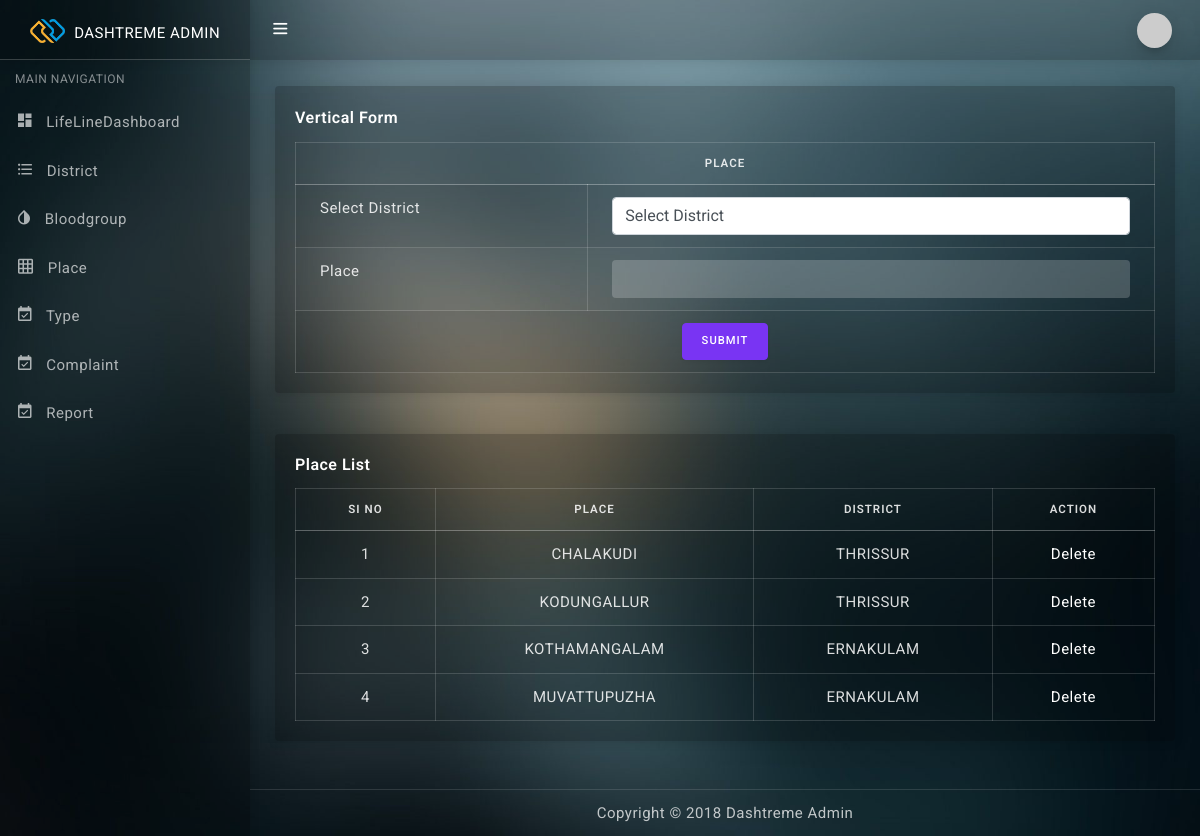
Page /Project/Admin/place.php on the committed database.
### tables this page shows
CREATE TABLE `tbl_place` (
  `place_id` int(11) NOT NULL,
  `place_name` varchar(30) NOT NULL,
  `district_id` varchar(10) NOT NULL
);

CREATE TABLE `tbl_district` (
  `district_id` int(11) NOT NULL,
  `district_name` varchar(100) NOT NULL
);

### Project/Admin/place.php (the view, shortened to what this page needs)
<?php
include('Head.php');
?>
<!DOCTYPE html PUBLIC "-//W3C//DTD XHTML 1.0 Transitional//EN" "http://www.w3.org/TR/xhtml1/DTD/xhtml1-transitional.dtd">
<html xmlns="http://www.w3.org/1999/xhtml">
<head>
</head>
<body>
  <?php
  include("../Assets/Connection/connection.php");
  ?>
  <div class="row mt-3">
    <div class="col-lg-12">
      <div class="card">
        <div class="card-body">
          <div class="card-title">Vertical Form</div>
          <form id="form1" name="form1" method="post" action="Place.php">
            <table class="table table-bordered table-striped">
              <thead>
                <tr>
                  <th colspan="2" class="text-center">Place</th>
                </tr>
              </thead>
              <tbody>
                <tr>
                  <td>Select District</td>
                  <td>
                    <select name="sel_district" id="txt_chkbox" class="form-select form-select-lg">
                      <option>Select District</option>
                    </select>
                  </td>
                </tr>
                <tr>
                  <td>Place</td>
                  <td>
                    <input type="text" name="txt_place" id="txt_place" class="form-control" />
                  </td>
                </tr>
                <tr>
                  <td colspan="2" class="text-center">
                    <input type="submit" name="btn_submit" id="btn_submit" class="btn btn-primary" value="Submit" />
                  </td>
                </tr>
              </tbody>
            </table>
          </form>
        </div>
      </div>
    </div>
  </div>
  <div class="row mt-3">
    <div class="col-lg-12">
      <div class="card">
        <div class="card-body">
          <h5 class="card-title">Place List</h5>
          <form action="Place.php" method="get">
            <div class="table-responsive">
              <table class="table table-bordered table-striped">
                <thead>
                  <tr>
                    <th class="text-center">SI NO</th>
                    <th class="text-center">PLACE</th>
                    <th class="text-center">DISTRICT</th>
                    <th class="text-center">ACTION</th>
                  </tr>
                </thead>
                <tbody>
                  <?php
                  $dis = "select * from tbl_place p inner join tbl_district d on d.district_id = p.district_id";
                  $result = $Conn->query($dis);
                  $i = 0;
                  while ($data = $result->fetch_assoc()) {
                    $i++;
                  ?>
                    <tr>
                      <td class="text-center"><?php echo $i; ?></td>
                      <td class="text-center"><?php echo $data['place_name']; ?></td>
                      <td class="text-center"><?php echo $data['district_name']; ?></td>
                      <td class="text-center">
                        <a href="Place.php?did=<?php echo $data['place_id']; ?>" class="action-link">Delete</a>
                      </td>
                    </tr>
                  <?php
                  }
                  ?>
                </tbody>
              </table>
            </div>
          </form>
        </div>
      </div>
    </div>
  </div>
</body>
</html>
<?php
include('Foot.php');
?>

### rows in the picture
tbl_place: place_name "CHALAKUDI", district.district_name "THRISSUR"
tbl_place: place_name "KODUNGALLUR", district.district_name "THRISSUR"
tbl_place: place_name "KOTHAMANGALAM", district.district_name "ERNAKULAM"
tbl_place: place_name "MUVATTUPUZHA", district.district_name "ERNAKULAM"
